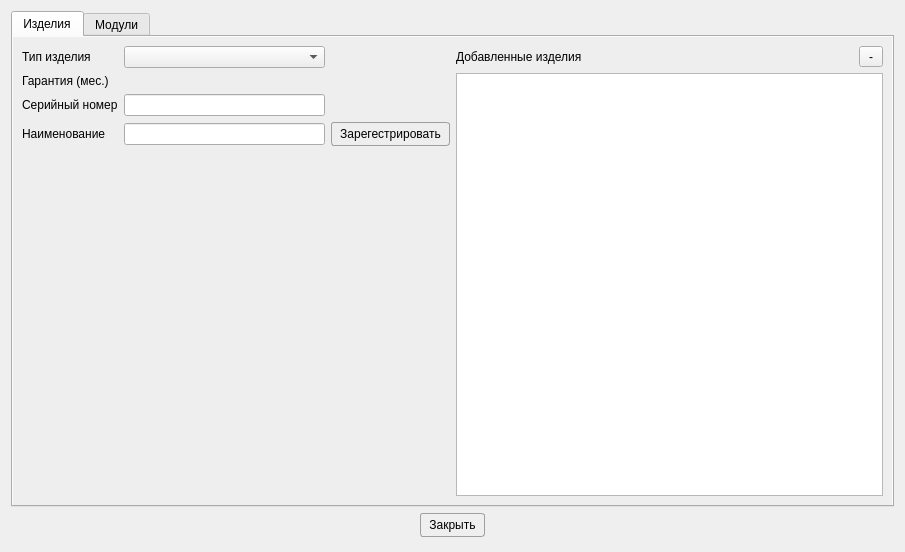
<?xml version="1.0" encoding="UTF-8"?>
<ui version="4.0">
 <class>CreateDeviceWindow</class>
 <widget class="QDialog" name="CreateDeviceWindow">
  <property name="geometry">
   <rect>
    <x>0</x>
    <y>0</y>
    <width>905</width>
    <height>552</height>
   </rect>
  </property>
  <property name="windowTitle">
   <string>Регистрация устройств</string>
  </property>
  <property name="styleSheet">
   <string notr="true">QGroupBox {
    border: 1px solid #9F9F9F;
    font-size: 14px;
    font-weight: 800;
    color: black;
    border-radius: 4px;
    margin-top: 2.5ex; 
    padding-top: 2ex;
}
QGroupBox::title {
    subcontrol-origin: margin;
    subcontrol-position: top center;
}


QPushButton {
    border-radius: 3px;
    border: 1px solid #9F9F9F;
	padding-left: 8px;
	padding-right: 8px;
	padding-top: 4px;
	padding-bottom: 4px;
}

QPushButton:hover { 
	background-color: white;
}

QPushButton:pressed {
background-color: LightGray;
    position: relative;
     top: 4px; left: 4px;
}

</string>
  </property>
  <layout class="QVBoxLayout" name="verticalLayout_2" stretch="0,0">
   <property name="bottomMargin">
    <number>15</number>
   </property>
   <item>
    <widget class="QTabWidget" name="tabWidget">
     <property name="styleSheet">
      <string notr="true">QWidget#tab, QWidget#tab_2 {
background-color: #eeeeee
}</string>
     </property>
     <property name="currentIndex">
      <number>0</number>
     </property>
     <widget class="QWidget" name="tab">
      <attribute name="title">
       <string>Изделия</string>
      </attribute>
      <layout class="QHBoxLayout" name="horizontalLayout_2" stretch="1,1">
       <item>
        <layout class="QGridLayout" name="gridLayout_2">
         <property name="sizeConstraint">
          <enum>QLayout::SizeConstraint::SetMinimumSize</enum>
         </property>
         <property name="topMargin">
          <number>0</number>
         </property>
         <property name="bottomMargin">
          <number>0</number>
         </property>
         <property name="spacing">
          <number>6</number>
         </property>
         <item row="5" column="0">
          <spacer name="verticalSpacer">
           <property name="orientation">
            <enum>Qt::Orientation::Vertical</enum>
           </property>
           <property name="sizeHint" stdset="0">
            <size>
             <width>20</width>
             <height>40</height>
            </size>
           </property>
          </spacer>
         </item>
         <item row="2" column="0">
          <widget class="QLabel" name="label_10">
           <property name="text">
            <string>Серийный номер</string>
           </property>
          </widget>
         </item>
         <item row="0" column="1">
          <widget class="QComboBox" name="cbProduct"/>
         </item>
         <item row="0" column="0">
          <widget class="QLabel" name="label_8">
           <property name="text">
            <string>Тип изделия</string>
           </property>
          </widget>
         </item>
         <item row="1" column="1">
          <widget class="QLabel" name="lbGarantProd">
           <property name="baseSize">
            <size>
             <width>0</width>
             <height>0</height>
            </size>
           </property>
           <property name="font">
            <font>
             <bold>true</bold>
            </font>
           </property>
           <property name="text">
            <string/>
           </property>
          </widget>
         </item>
         <item row="1" column="0">
          <widget class="QLabel" name="label_4">
           <property name="baseSize">
            <size>
             <width>0</width>
             <height>0</height>
            </size>
           </property>
           <property name="text">
            <string>Гарантия (мес.)</string>
           </property>
          </widget>
         </item>
         <item row="3" column="0">
          <widget class="QLabel" name="label_23">
           <property name="text">
            <string>Наименование</string>
           </property>
          </widget>
         </item>
         <item row="3" column="2">
          <widget class="QPushButton" name="pbRegProduct">
           <property name="maximumSize">
            <size>
             <width>150</width>
             <height>16777215</height>
            </size>
           </property>
           <property name="text">
            <string>Зарегестрировать</string>
           </property>
          </widget>
         </item>
         <item row="3" column="1">
          <widget class="QLineEdit" name="leNameProd"/>
         </item>
         <item row="2" column="1">
          <widget class="QLineEdit" name="leNumProduct"/>
         </item>
        </layout>
       </item>
       <item>
        <layout class="QVBoxLayout" name="verticalLayout">
         <item>
          <layout class="QHBoxLayout" name="horizontalLayout">
           <item>
            <widget class="QLabel" name="label">
             <property name="text">
              <string>Добавленные изделия</string>
             </property>
            </widget>
           </item>
           <item>
            <widget class="QToolButton" name="tbDeleteProduct">
             <property name="minimumSize">
              <size>
               <width>24</width>
               <height>0</height>
              </size>
             </property>
             <property name="text">
              <string>-</string>
             </property>
            </widget>
           </item>
          </layout>
         </item>
         <item>
          <widget class="QListWidget" name="lwProduct"/>
         </item>
        </layout>
       </item>
      </layout>
     </widget>
     <widget class="QWidget" name="tab_2">
      <attribute name="title">
       <string>Модули</string>
      </attribute>
      <layout class="QHBoxLayout" name="horizontalLayout_6" stretch="20,10">
       <item>
        <layout class="QVBoxLayout" name="verticalLayout_5">
         <property name="spacing">
          <number>20</number>
         </property>
         <item>
          <layout class="QGridLayout" name="gridLayout" rowstretch="0,0,0,0">
           <property name="sizeConstraint">
            <enum>QLayout::SizeConstraint::SetDefaultConstraint</enum>
           </property>
           <property name="verticalSpacing">
            <number>6</number>
           </property>
           <item row="2" column="1">
            <widget class="QLineEdit" name="leNumModul"/>
           </item>
           <item row="3" column="2">
            <widget class="QPushButton" name="pbRegModul">
             <property name="text">
              <string>Зарегестрировать</string>
             </property>
            </widget>
           </item>
           <item row="0" column="1">
            <widget class="QComboBox" name="cbModul"/>
           </item>
           <item row="3" column="1">
            <widget class="QLineEdit" name="leModulName"/>
           </item>
           <item row="1" column="1">
            <widget class="QLabel" name="lbGarantMod">
             <property name="font">
              <font>
               <bold>true</bold>
              </font>
             </property>
             <property name="text">
              <string/>
             </property>
            </widget>
           </item>
           <item row="3" column="0">
            <widget class="QLabel" name="label_22">
             <property name="text">
              <string>Наименование</string>
             </property>
            </widget>
           </item>
           <item row="0" column="0">
            <widget class="QLabel" name="label_9">
             <property name="text">
              <string>Тип модуля</string>
             </property>
            </widget>
           </item>
           <item row="2" column="0">
            <widget class="QLabel" name="label_11">
             <property name="text">
              <string>Серийный номер</string>
             </property>
            </widget>
           </item>
           <item row="1" column="0">
            <widget class="QLabel" name="label_5">
             <property name="text">
              <string>Гарантия (мес.)</string>
             </property>
            </widget>
           </item>
          </layout>
         </item>
         <item>
          <widget class="QGroupBox" name="groupBox">
           <property name="title">
            <string>Привязка плат</string>
           </property>
           <layout class="QVBoxLayout" name="verticalLayout_4">
            <item>
             <layout class="QHBoxLayout" name="horizontalLayout_5" stretch="0,0,0">
              <property name="spacing">
               <number>6</number>
              </property>
              <property name="sizeConstraint">
               <enum>QLayout::SizeConstraint::SetNoConstraint</enum>
              </property>
              <item>
               <widget class="QLabel" name="label_3">
                <property name="text">
                 <string>Привязать плату с серийным №</string>
                </property>
               </widget>
              </item>
              <item>
               <layout class="QHBoxLayout" name="horizontalLayout_4">
                <property name="spacing">
                 <number>0</number>
                </property>
                <property name="rightMargin">
                 <number>40</number>
                </property>
                <item>
                 <widget class="QLineEdit" name="leSearchPlate"/>
                </item>
                <item>
                 <widget class="QToolButton" name="tbSearchPlate">
                  <property name="text">
                   <string>...</string>
                  </property>
                 </widget>
                </item>
               </layout>
              </item>
              <item>
               <widget class="QToolButton" name="tbDelPlate">
                <property name="minimumSize">
                 <size>
                  <width>24</width>
                  <height>0</height>
                 </size>
                </property>
                <property name="toolTip">
                 <string>Удалить из списка</string>
                </property>
                <property name="text">
                 <string>-</string>
                </property>
               </widget>
              </item>
             </layout>
            </item>
            <item>
             <widget class="QTableWidget" name="twPlates">
              <property name="alternatingRowColors">
               <bool>true</bool>
              </property>
              <property name="selectionMode">
               <enum>QAbstractItemView::SelectionMode::SingleSelection</enum>
              </property>
              <property name="selectionBehavior">
               <enum>QAbstractItemView::SelectionBehavior::SelectRows</enum>
              </property>
              <attribute name="verticalHeaderVisible">
               <bool>false</bool>
              </attribute>
              <column>
               <property name="text">
                <string>№</string>
               </property>
              </column>
              <column>
               <property name="text">
                <string>№ прошивки</string>
               </property>
              </column>
              <column>
               <property name="text">
                <string>№ накладной</string>
               </property>
              </column>
              <column>
               <property name="text">
                <string>ВНФТ</string>
               </property>
              </column>
              <column>
               <property name="text">
                <string>Дата регистрации</string>
               </property>
              </column>
             </widget>
            </item>
           </layout>
          </widget>
         </item>
        </layout>
       </item>
       <item>
        <layout class="QVBoxLayout" name="verticalLayout_3">
         <property name="spacing">
          <number>0</number>
         </property>
         <item>
          <layout class="QHBoxLayout" name="horizontalLayout_3">
           <item>
            <widget class="QLabel" name="label_2">
             <property name="text">
              <string>Добавленные модули</string>
             </property>
            </widget>
           </item>
           <item>
            <widget class="QToolButton" name="tbDeleteModul">
             <property name="minimumSize">
              <size>
               <width>24</width>
               <height>0</height>
              </size>
             </property>
             <property name="font">
              <font>
               <pointsize>10</pointsize>
               <bold>true</bold>
              </font>
             </property>
             <property name="text">
              <string>-</string>
             </property>
            </widget>
           </item>
          </layout>
         </item>
         <item>
          <widget class="QTreeWidget" name="twModul">
           <attribute name="headerVisible">
            <bool>false</bool>
           </attribute>
           <column>
            <property name="text">
             <string/>
            </property>
           </column>
          </widget>
         </item>
        </layout>
       </item>
      </layout>
     </widget>
    </widget>
   </item>
   <item alignment="Qt::AlignmentFlag::AlignHCenter">
    <widget class="QPushButton" name="pbClose">
     <property name="maximumSize">
      <size>
       <width>100</width>
       <height>16777215</height>
      </size>
     </property>
     <property name="text">
      <string>Закрыть</string>
     </property>
    </widget>
   </item>
  </layout>
 </widget>
 <tabstops>
  <tabstop>cbProduct</tabstop>
  <tabstop>pbRegProduct</tabstop>
  <tabstop>tbDeleteProduct</tabstop>
  <tabstop>leSearchPlate</tabstop>
  <tabstop>tbSearchPlate</tabstop>
  <tabstop>tbDelPlate</tabstop>
  <tabstop>tbDeleteModul</tabstop>
  <tabstop>pbClose</tabstop>
  <tabstop>twModul</tabstop>
  <tabstop>lwProduct</tabstop>
  <tabstop>tabWidget</tabstop>
  <tabstop>twPlates</tabstop>
 </tabstops>
 <resources/>
 <connections>
  <connection>
   <sender>pbClose</sender>
   <signal>clicked()</signal>
   <receiver>CreateDeviceWindow</receiver>
   <slot>close()</slot>
   <hints>
    <hint type="sourcelabel">
     <x>779</x>
     <y>381</y>
    </hint>
    <hint type="destinationlabel">
     <x>324</x>
     <y>229</y>
    </hint>
   </hints>
  </connection>
 </connections>
</ui>
